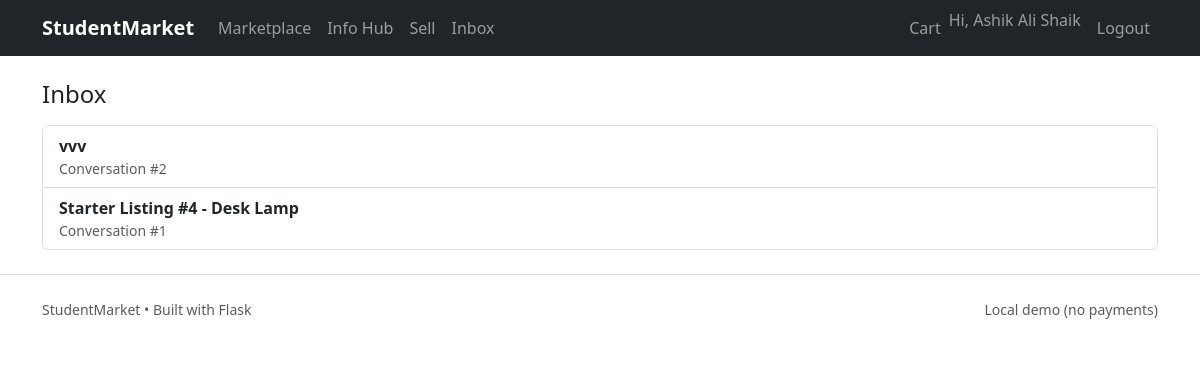
Page /market/inbox (signed in) on the earlier database version.
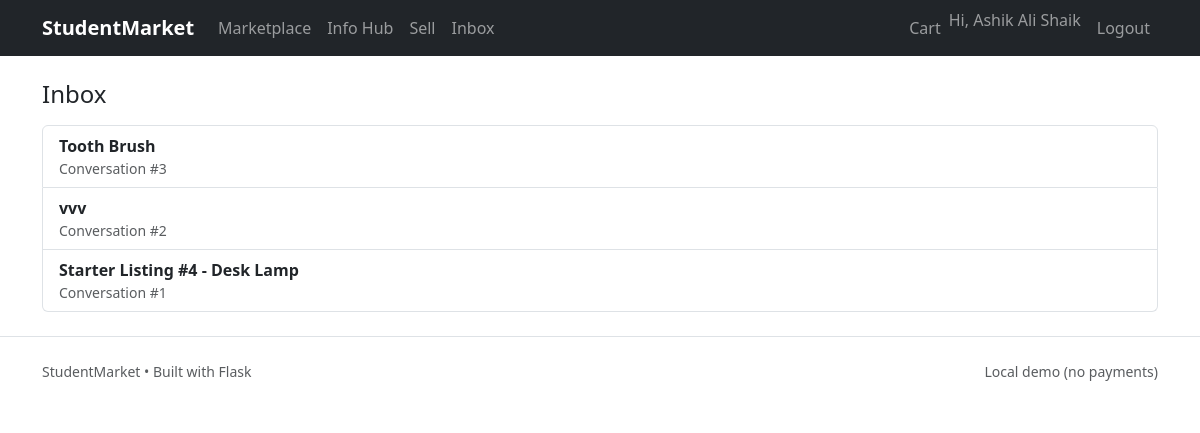
Same page on the later database version.
### app/models/product.py (models this page shows)
class Product(db.Model):
    __tablename__ = "products"
    id = db.Column(db.Integer, primary_key=True)
    seller_id = db.Column(db.Integer, db.ForeignKey("users.id"), nullable=False)
    category_id = db.Column(db.Integer, db.ForeignKey("categories.id"), nullable=False)
    title = db.Column(db.String(200), nullable=False)
    description = db.Column(db.Text, default="")
    price = db.Column(db.Numeric(10, 2), nullable=False)
    condition = db.Column(db.String(50), default="Used")  # New/Used/Like New
    city = db.Column(db.String(120), default="")
    status = db.Column(db.String(20), default="pending")  # pending/approved/rejected/sold
    created_at = db.Column(db.DateTime, default=datetime.utcnow)
    category = db.relationship("Category", lazy=True)
    images = db.relationship("ProductImage", backref="product", cascade="all, delete-orphan", lazy=True)

### app/models/message.py (models this page shows)
class Conversation(db.Model):
    __tablename__ = "conversations"
    id = db.Column(db.Integer, primary_key=True)
    buyer_id = db.Column(db.Integer, db.ForeignKey("users.id"), nullable=False)
    seller_id = db.Column(db.Integer, db.ForeignKey("users.id"), nullable=False)
    product_id = db.Column(db.Integer, db.ForeignKey("products.id"), nullable=False)
    created_at = db.Column(db.DateTime, default=datetime.utcnow)

### app/routes/marketplace.py (the view)
@market_bp.route("/inbox")
@login_required
def inbox():
    convs = Conversation.query.filter(
        (Conversation.buyer_id == current_user.id) | (Conversation.seller_id == current_user.id)
    ).order_by(Conversation.created_at.desc()).all()
    products = {c.product_id: Product.query.get(c.product_id) for c in convs}
    return render_template("marketplace/inbox.html", convs=convs, products=products)

### app/__init__.py (called while the page is built)
def create_app():
    app = Flask(__name__)
    app.config.from_object(Config)
    db.init_app(app)
    migrate.init_app(app, db)
    login_manager.init_app(app)
    csrf.init_app(app)
    @app.context_processor
    def inject_csrf():
        return dict(csrf_token=generate_csrf)
    app.register_blueprint(auth_bp)
    app.register_blueprint(market_bp)
    app.register_blueprint(info_bp)
    app.register_blueprint(admin_bp)
    from .routes.main import main_bp
    app.register_blueprint(main_bp)
    from .cli import register_cli
    register_cli(app)
    return app

### app/models/user.py (called while the page is built)
@login_manager.user_loader
def load_user(user_id):
    return db.session.get(User, int(user_id))

    def is_admin(self) -> bool:
        return self.role == "admin"

### app/templates/marketplace/inbox.html (shortened to what this page needs)
{% extends "base.html" %}
{% block content %}
<h1 class="h4">Inbox</h1>
<div class="list-group mt-3">
  {% for c in convs %}
    {% set p = products.get(c.product_id) %}
    <a class="list-group-item list-group-item-action"
       href="{{ url_for('market.conversation_detail', conversation_id=c.id) }}">
      <div class="fw-semibold">{{ p.title if p else 'Conversation' }}</div>
      <div class="small text-muted">Conversation #{{ c.id }}</div>
    </a>
  {% else %}
    <div class="list-group-item text-muted">No conversations yet.</div>
  {% endfor %}
</div>
{% endblock %}

Differences in the rows shown:
added Conversation: id "3"
now on this page (row unchanged): Product: title "Tooth Brush"
